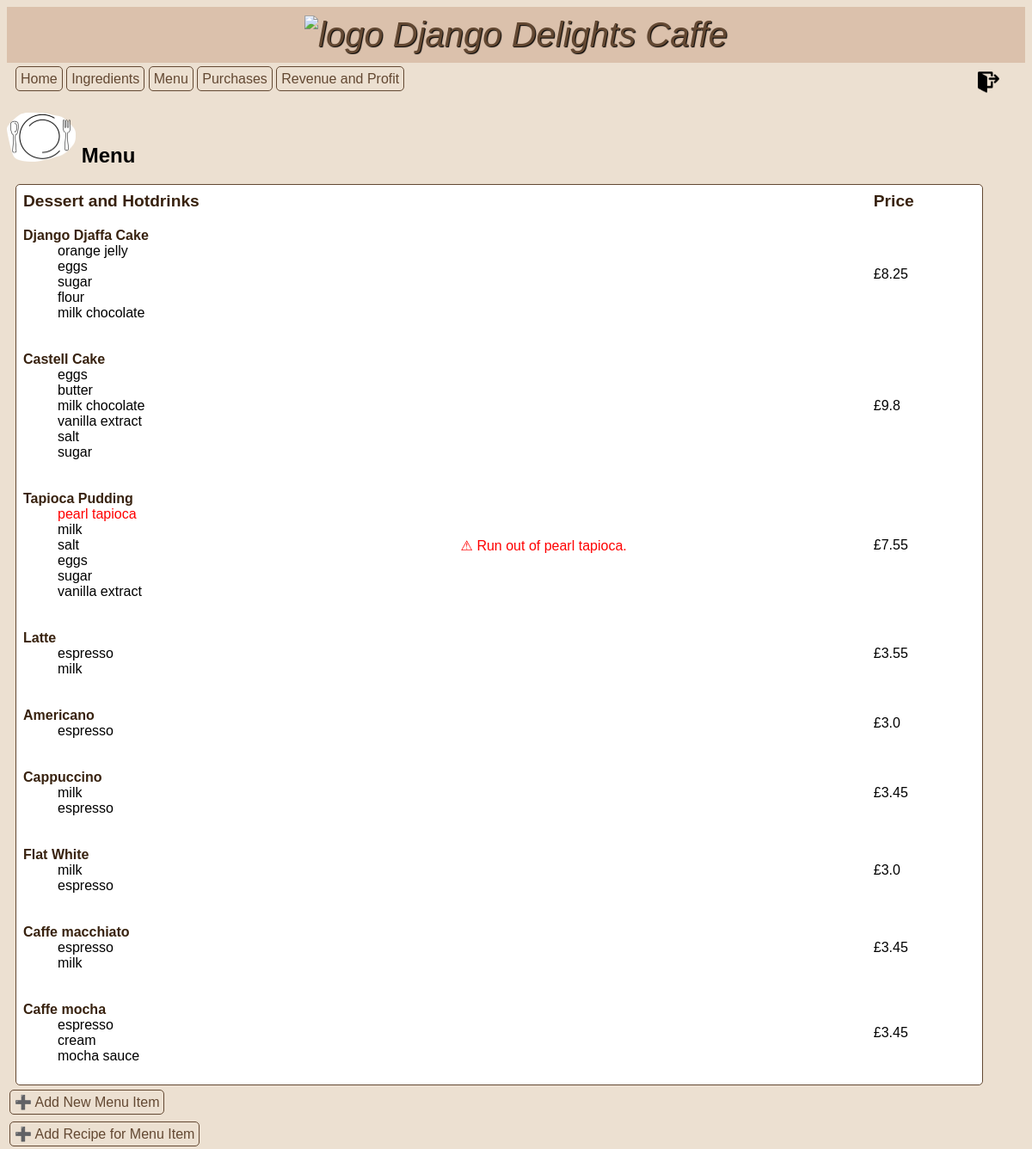
The app's page /menu (signed in), older data.
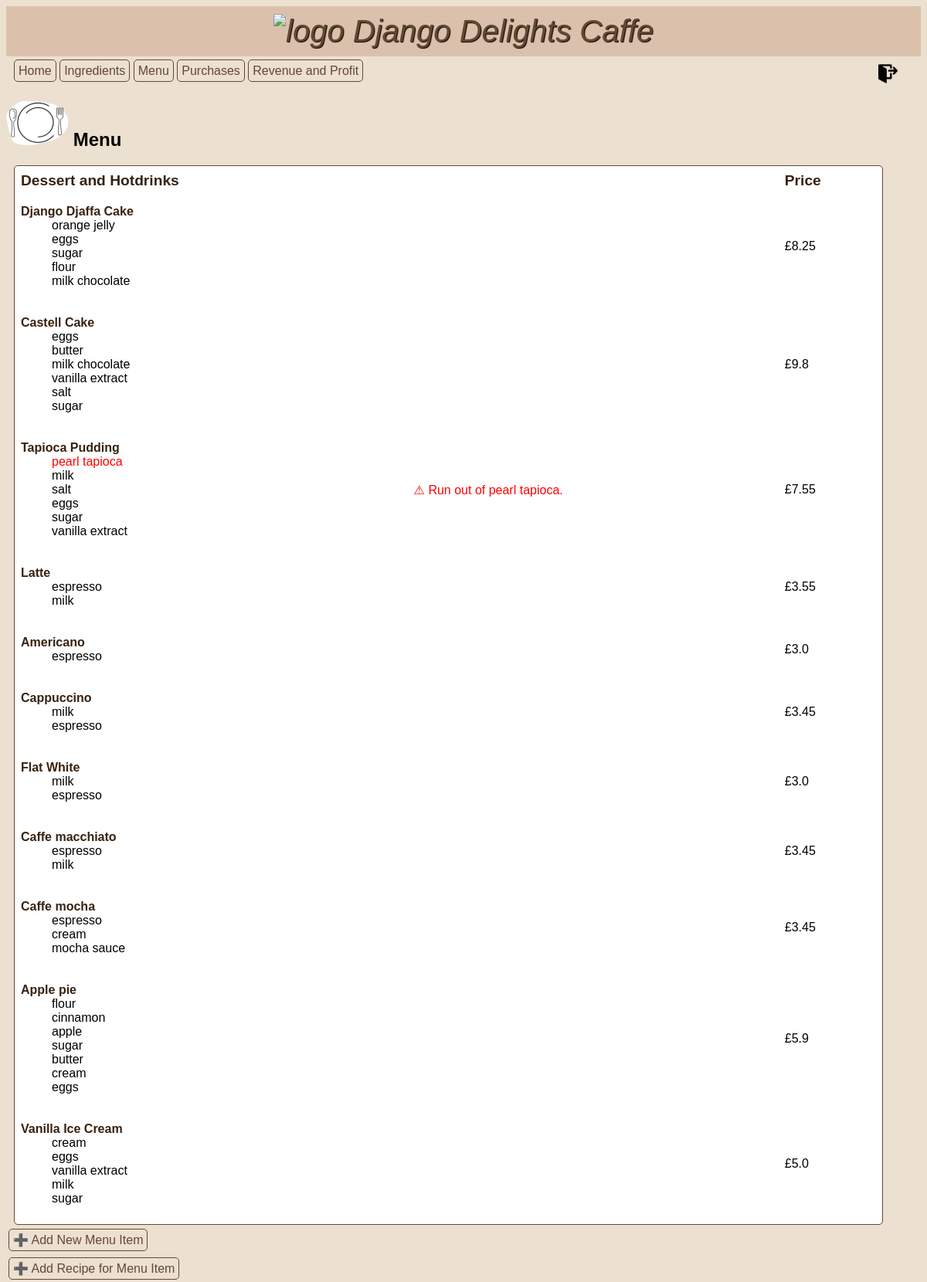
The same page, newer data.
### inventory/models.py (models this page shows, shortened)
class MenuItem(models.Model):
    title = models.CharField(max_length=50, verbose_name="Menu Item")
    price = models.FloatField(default=0.0, verbose_name="Price")
    image = models.ImageField(null=True, blank=True, upload_to="images/")

class RecipeRequirement(models.Model):
    menu_item = models.ForeignKey(
        MenuItem, on_delete=models.CASCADE, verbose_name="Menu Item"
    )
    ingredient = models.ForeignKey(
        Ingredient, on_delete=models.CASCADE, verbose_name="Ingrediet"
    )
    quantity = models.FloatField(default=0.0, verbose_name="Quantity")

class Ingredient(models.Model):
    ML = "ml"
    GRAMS = "g"
    UNITS = "units"
    OTHER = "other"
    UNIT_TYPE_CHOICES = [
        (ML, "ml"),
        (GRAMS, "g"),
        (UNITS, "units"),
        (OTHER, "other"),
    ]
    name = models.CharField(max_length=50, verbose_name="Ingredient")
    quantity = models.FloatField(default=0.0, verbose_name="Quantity")
    unit = models.CharField(
        max_length=10, choices=UNIT_TYPE_CHOICES, default=OTHER, verbose_name="Units"
    )
    unit_price = models.FloatField(default=0.0, verbose_name="Price per unit")

### inventory/views.py (the view)
# urls.py: path("menu", views.MenuView.as_view(), name="menu"),
class MenuView(LoginRequiredMixin, ListView):
    model = MenuItem
    template_name = "inventory/menu.html"
    def get_context_data(self):
        context = super().get_context_data()
        context["menu"] = MenuItem.objects.all()
        context["ingredients"] = Ingredient.objects.all()
        return context

### inventory/templates/inventory/menu.html (shortened to what this page needs)
{% extends 'base.html' %} {% load static %} {% block content %}
<h2>
  <img src="{% static 'inventory/menu.png' %}" alt="ingredient" width="80px" />
  Menu
</h2>
<table class=>
  <thead>
    <tr class="table-heading">
      <th>Dessert and Hotdrinks</th>
      <th></th>
      <th>Price</th>
    </tr>
  </thead>
  <tbody>
    {% for menu_item in object_list %}
    <tr class="table-content">
      <td>
        <dl>
          <dt class="dessert-name">{{ menu_item.title }}</dt>
          {% for recipe in menu_item.reciperequirement_set.all %}
          {% for ingredient in ingredients %}
          {% if ingredient.name == recipe.ingredient.name and ingredient.quantity < recipe.quantity %}
            <dd style="color: red">{{ recipe.ingredient.name }}</dd>
          {% elif ingredient.name == recipe.ingredient.name and ingredient.quantity >= recipe.quantity %}
            <dd style="color: black">{{ recipe.ingredient.name }}</dd>
            {% endif %}
            {% endfor %}
            {% endfor %}
        </dl>
      </td>
      <td style="color: red">
      {% for recipe in menu_item.reciperequirement_set.all %}
      {% for ingredient in ingredients %}
      {% if ingredient.name == recipe.ingredient.name and ingredient.quantity < recipe.quantity %}
      ⚠ Run out of {{ recipe.ingredient.name }}.
      {% endif %}
      {% endfor %}
      {% endfor %}
    </td>
      <td>£{{ menu_item.price }}</td>
    </tr>
    {% endfor %}
  </tbody>
</table>
<div>
  <a class="add" href="{% url 'menucreate' %}">➕ Add New Menu Item</a><br /><br/>
  <a class="add" href="{% url 'recipecreate' %}">➕ Add Recipe for Menu Item</a>
</div>
{% endblock %}

### inventory/templates/base.html (shortened to what this page needs)
{% load static %}
<!DOCTYPE html>
<html>
  <head>
    <link
      rel="stylesheet"
      type="text/css"
      href="{% static 'inventory/style.css' %}"
    />
  </head>
  <body>
    <header>
      <div class="logo">
        <img
          src="{% static 'inventory/coffee.png' %}"
          alt="logo"
          width="80px"
        />
        Django Delights Caffe
      </div>
      {% if user.is_authenticated %}
      <a class="logout" href="{% url 'logout' %}">
        <img
          src="{% static 'inventory/logout.png' %}"
          alt="Logout"
          width="25px"
          text-align="center"
      /></a>
      {% endif %}
      <nav class="navbar">
        <a class="nav-item" href="{% url 'home' %}">Home</a>
        <a class="nav-item" href="{% url 'ingredients' %}">Ingredients</a>
        <a class="nav-item" href="{% url 'menu' %}">Menu</a>
        <a class="nav-item" href="{% url 'purchases' %}">Purchases</a>
        <a class="nav-item" href="{% url 'profit' %}">Revenue and Profit</a>
      </nav>
    </header>
  </body>
  {% block content %} {% endblock %}
</html>

### inventory/static/inventory/style.css (style rules this page uses)
body { font-family: Arial, Helvetica, sans-serif; background-color: #ece0d1; }
.logo img { width: 55px; background-color: #dbc1ac; }
.logo { background-color: #dbc1ac; color: #634832; font-size: 2.5em; font-style: italic; text-shadow: 1px 1px 1px black; text-align: center; padding: 10px; }
.logout { float: right; text-decoration: none; padding: 10px; margin-right: 20px; }
.navbar { padding: 10px; text-decoration: none; }
.nav-item { color: #634832; padding: 5px; border: 1px; border-style: solid; border-color: #634832; border-radius: 5px; text-decoration: none; }
table { background-color: white; text-align: left; border: 1px; border-style: solid; border-color: #634832; border-radius: 5px; width: 95%; margin: 10px; padding: 5px; }
thead { color: #38220f; font-size: 1.2em; text-align: left; padding: 10px; border-style: solid; border-color: #634832; }
tbody { padding: 3px; }
.dessert-name { color: #38220f; font-weight: bold; }
.add { color: #634832; padding: 5px; margin: 3px; text-decoration: none; border: 1px; border-style: solid; border-color: #634832; border-radius: 5px; }

Row changes from the older to the newer data that the page shows:
added MenuItem: title "Apple pie", price "5.9"
added RecipeRequirement: ingredient.name "flour"
added RecipeRequirement: ingredient.name "cinnamon"
added RecipeRequirement: ingredient.name "apple"
added RecipeRequirement: ingredient.name "sugar"
added RecipeRequirement: ingredient.name "butter"
added RecipeRequirement: ingredient.name "cream"
added RecipeRequirement: ingredient.name "eggs"
added MenuItem: title "Vanilla Ice Cream", price "5.0"
added RecipeRequirement: ingredient.name "cream"
added RecipeRequirement: ingredient.name "eggs"
added RecipeRequirement: ingredient.name "vanilla extract"
added RecipeRequirement: ingredient.name "milk"
added RecipeRequirement: ingredient.name "sugar"
